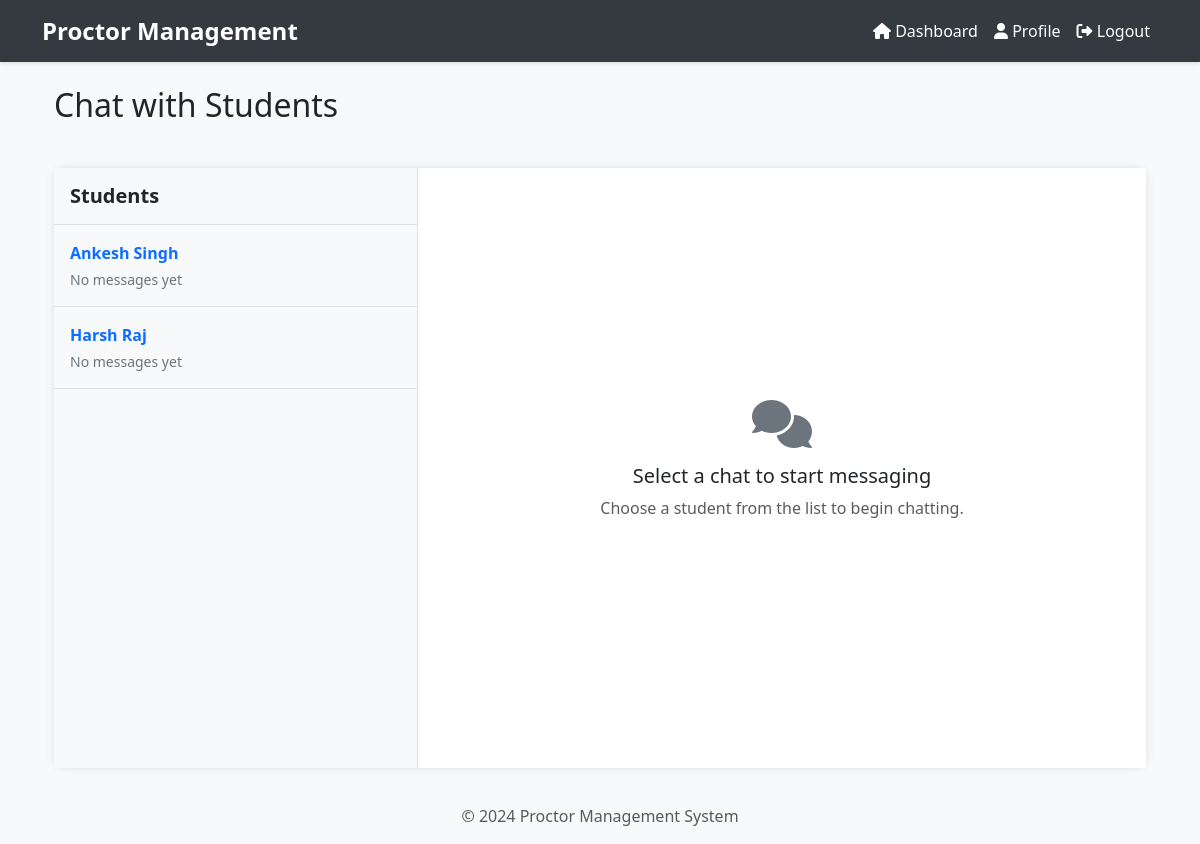
The app's page /teacher/chat/ (signed in) with its own data.
### chat/models.py (models this page shows, shortened)
class ChatRoom(models.Model):
    teacher = models.ForeignKey(Teacher, on_delete=models.CASCADE, related_name='chat_rooms')
    student = models.ForeignKey(Student, on_delete=models.CASCADE, related_name='chat_rooms')
    created_at = models.DateTimeField(auto_now_add=True)
    updated_at = models.DateTimeField(auto_now=True)
    class Meta:
        unique_together = ['teacher', 'student']
        ordering = ['-updated_at']

### student/models.py (models this page shows, shortened)
class Student(models.Model):
    user = models.OneToOneField(settings.AUTH_USER_MODEL, on_delete=models.CASCADE)
    roll_number = models.CharField(max_length=20, unique=True)
    department = models.CharField(max_length=100)
    semester = models.IntegerField()
    assigned_proctor = models.ForeignKey('proctor.Proctor', on_delete=models.SET_NULL, null=True, related_name='assigned_students')
    created_at = models.DateTimeField(auto_now_add=True, null=True, blank=True)
    updated_at = models.DateTimeField(auto_now=True)
    date_of_birth = models.DateField(null=True, blank=True)

### accounts/models.py (models this page shows, shortened)
class User(AbstractUser):
    ROLE_CHOICES = (
        ('student', 'Student'),
        ('teacher', 'Teacher'),
        ('admin', 'Admin'),
    )
    role = models.CharField(max_length=10, choices=ROLE_CHOICES, default='student')
    phone_number = models.CharField(max_length=15, blank=True, null=True)
    address = models.TextField(blank=True, null=True)
    is_email_verified = models.BooleanField(default=False)
    password_reset_token = models.CharField(max_length=32, null=True, blank=True)
    password_reset_expires = models.DateTimeField(null=True, blank=True)

### teacher/views.py (the view, shortened to what this page needs)
# urls.py: path('chat/', views.teacher_chat, name='teacher_chat'),
@login_required
def teacher_chat(request):
    try:
        teacher = request.user.teacher
    except Teacher.DoesNotExist:
        return redirect('home')
    chat_rooms = ChatRoom.objects.filter(teacher=teacher)
    chat_rooms_with_unread = []
    for room in chat_rooms:
        unread_count = room.messages.filter(
            is_read=False
        ).exclude(sender=request.user).count()
        chat_rooms_with_unread.append({
            'room': room,
            'unread_count': unread_count
        })
    active_room_id = request.GET.get('room')
    active_room = None
    messages = []
    context = {
        'chat_rooms_with_unread': chat_rooms_with_unread,
        'active_room': active_room,
        'messages': messages,
    }
    return render(request, 'teacher/teacher_chat.html', context)

### accounts/context_processors.py (called while the page is built)
def unread_notifications_count(request):
    if request.user.is_authenticated:
        count = Notification.objects.filter(user=request.user, is_read=False).count()
    else:
        count = 0
    return {'unread_notifications_count': count}

### templates/teacher/teacher_chat.html (shortened to what this page needs)
{% extends 'base.html' %}
{% load static %}
{% block content %}
<div class="container-fluid">
    <div class="row">
        <div class="col-12">
            <h2 class="mb-4">Chat with Students</h2>
        </div>
    </div>
    <div class="row chat-container">
        <div class="col-md-4 chat-sidebar">
            <div class="chat-header">
                <h5 class="chat-title mb-0">Students</h5>
            </div>
            {% for room_data in chat_rooms_with_unread %}
            <a href="?room={{ room_data.room.id }}" class="text-decoration-none">
                <div class="chat-room-item {% if room_data.room == active_room %}active{% endif %}">
                    <div class="d-flex justify-content-between align-items-center">
                        <div class="student-info">
                            <div class="student-name">
                                {{ room_data.room.student.user.get_full_name|default:room_data.room.student.user.username }}
                            </div>
                            <div class="last-message">
                                {% with last_message=room_data.room.messages.last %}
                                    {% if last_message %}
                                        {{ last_message.content|truncatechars:30 }}
                                    {% else %}
                                        No messages yet
                                    {% endif %}
                                {% endwith %}
                            </div>
                        </div>
                    </div>
                </div>
            </a>
            {% empty %}
            <div class="no-chats">
                <i class="fas fa-comments"></i>
                <h5>No chat rooms available</h5>
                <p class="text-muted">You don't have any active chat rooms with students.</p>
            </div>
            {% endfor %}
        </div>
        <div class="col-md-8 chat-main">
            {% if active_room %}
            <div class="chat-header">
                <h5 class="chat-title mb-0">
                    Chat with {{ active_room.student.user.get_full_name|default:active_room.student.user.username }}
                </h5>
            </div>
            <div class="chat-messages" id="chat-messages">
                {% for message in messages %}
                <div class="message {% if message.sender == request.user %}sent{% else %}received{% endif %}">
                    <div class="message-content">
                        {{ message.content }}
                    </div>
                    <div class="message-time">
                        {{ message.timestamp|date:"g:i A" }}
                    </div>
                </div>
                {% endfor %}
            </div>
            <div class="chat-input">
                <form method="post" id="message-form">
                    {% csrf_token %}
                    <div class="input-group">
                        <input type="text" name="content" class="form-control" placeholder="Type your message..." required>
                        <button type="submit" class="btn btn-primary">
                            <i class="fas fa-paper-plane"></i> Send
                        </button>
                    </div>
                </form>
            </div>
            {% else %}
            <div class="no-chats">
                <i class="fas fa-comments"></i>
                <h5>Select a chat to start messaging</h5>
                <p class="text-muted">Choose a student from the list to begin chatting.</p>
            </div>
            {% endif %}
        </div>
    </div>
</div>
{% endblock %}

### templates/base.html (style rules this page uses)
:root { --primary-color: #4e73df; --secondary-color: #858796; --success-color: #1cc88a; --info-color: #36b9cc; --warning-color: #f6c23e; --danger-color: #e74a3b; }
body { background-color: #f8f9fa; }

### templates/teacher/teacher_chat.html (style rules this page uses)
.chat-container { height: calc(100vh - 200px); display: flex; flex-direction: column; background-color: #fff; border-radius: 10px; box-shadow: 0 0 10px rgba(0,0,0,0.1); margin: 20px 0; }
.chat-sidebar { background-color: #f8f9fa; border-right: 1px solid #dee2e6; height: 100%; overflow-y: auto; padding: 0; }
.chat-main { display: flex; flex-direction: column; height: 100%; background-color: #fff; }
.chat-room-item { padding: 1rem; border-bottom: 1px solid #dee2e6; cursor: pointer; transition: all 0.2s ease; }
.student-info { display: flex; flex-direction: column; }
.student-name { font-weight: 600; margin-bottom: 0.25rem; }
.last-message { font-size: 0.875rem; color: #6c757d; white-space: nowrap; overflow: hidden; text-overflow: ellipsis; max-width: 200px; }
.chat-header { padding: 1rem; background-color: #f8f9fa; border-bottom: 1px solid #dee2e6; display: flex; align-items: center; justify-content: space-between; }
.chat-title { margin: 0; font-size: 1.25rem; font-weight: 600; }
.no-chats { display: flex; flex-direction: column; align-items: center; justify-content: center; height: 100%; padding: 2rem; text-align: center; }
.no-chats i { font-size: 3rem; color: #6c757d; margin-bottom: 1rem; }

### records on screen
ChatRoom: room.student.user.get_full_name "Ankesh Singh"
ChatRoom: room.student.user.get_full_name "Harsh Raj"
